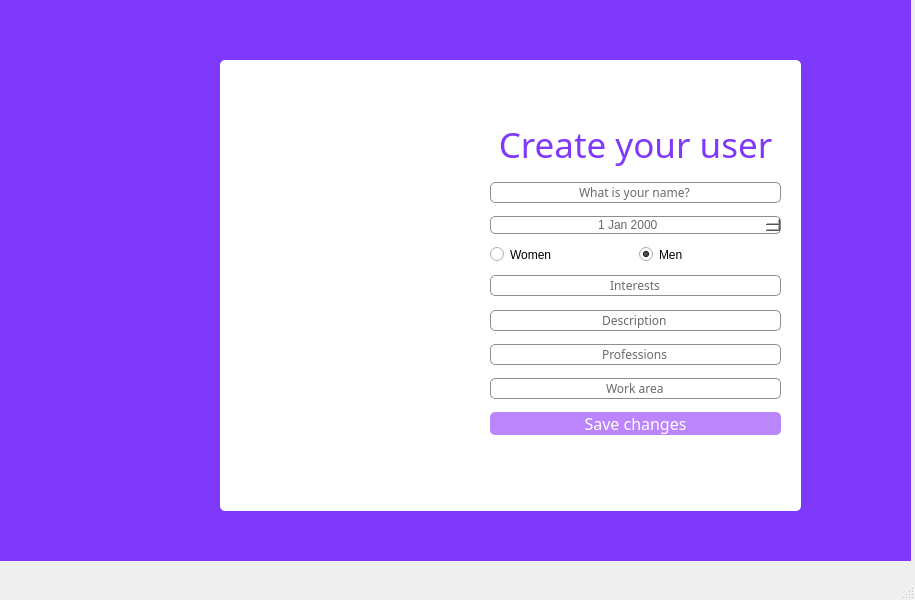
<?xml version="1.0" encoding="UTF-8"?>
<ui version="4.0">
 <class>MainWindow</class>
 <widget class="QMainWindow" name="MainWindow">
  <property name="geometry">
   <rect>
    <x>0</x>
    <y>0</y>
    <width>915</width>
    <height>600</height>
   </rect>
  </property>
  <property name="windowTitle">
   <string>MainWindow</string>
  </property>
  <widget class="QWidget" name="centralwidget">
   <widget class="QWidget" name="widget" native="true">
    <property name="geometry">
     <rect>
      <x>0</x>
      <y>0</y>
      <width>911</width>
      <height>561</height>
     </rect>
    </property>
    <property name="styleSheet">
     <string notr="true">background-color: rgb(127, 57, 251);</string>
    </property>
    <widget class="QFrame" name="frame">
     <property name="geometry">
      <rect>
       <x>220</x>
       <y>60</y>
       <width>581</width>
       <height>451</height>
      </rect>
     </property>
     <property name="styleSheet">
      <string notr="true">background-color: rgb(255, 255, 255);
border-radius: 5px;</string>
     </property>
     <property name="frameShape">
      <enum>QFrame::StyledPanel</enum>
     </property>
     <property name="frameShadow">
      <enum>QFrame::Raised</enum>
     </property>
     <widget class="QWidget" name="layoutWidget">
      <property name="geometry">
       <rect>
        <x>270</x>
        <y>60</y>
        <width>291</width>
        <height>315</height>
       </rect>
      </property>
      <layout class="QVBoxLayout" name="verticalLayout">
       <item>
        <widget class="QLabel" name="label">
         <property name="font">
          <font>
           <family>Bahnschrift</family>
           <pointsize>26</pointsize>
          </font>
         </property>
         <property name="styleSheet">
          <string notr="true">color: qlineargradient(spread:pad, x1:0, y1:0, x2:0, y2:1, stop:0 rgba(255, 255, 255, 255), stop:0.495 rgba(255, 255, 255, 255), stop:0.505 rgba(255, 0, 0, 255), stop:1 rgba(255, 0, 0, 255));

color: rgb(127, 57, 251);</string>
         </property>
         <property name="text">
          <string>Create your user</string>
         </property>
         <property name="alignment">
          <set>Qt::AlignCenter</set>
         </property>
        </widget>
       </item>
       <item>
        <spacer name="verticalSpacer">
         <property name="orientation">
          <enum>Qt::Vertical</enum>
         </property>
         <property name="sizeHint" stdset="0">
          <size>
           <width>20</width>
           <height>40</height>
          </size>
         </property>
        </spacer>
       </item>
       <item>
        <widget class="QLineEdit" name="innombre">
         <property name="font">
          <font>
           <family>Bahnschrift Light SemiCondensed</family>
          </font>
         </property>
         <property name="styleSheet">
          <string notr="true">background-color: rgb(255, 255, 255);
border-radius: 5px;
border: 1px solid  rgb(143, 142, 142);
color: rgb(107, 105, 105);</string>
         </property>
         <property name="text">
          <string>What is your name?</string>
         </property>
         <property name="alignment">
          <set>Qt::AlignCenter</set>
         </property>
        </widget>
       </item>
       <item>
        <spacer name="verticalSpacer_2">
         <property name="orientation">
          <enum>Qt::Vertical</enum>
         </property>
         <property name="sizeHint" stdset="0">
          <size>
           <width>20</width>
           <height>40</height>
          </size>
         </property>
        </spacer>
       </item>
       <item>
        <widget class="QDateEdit" name="innacimiento">
         <property name="styleSheet">
          <string notr="true">background-color: rgb(255, 255, 255);
border-radius: 5px;
border: 1px solid  rgb(143, 142, 142);
color: rgb(107, 105, 105);</string>
         </property>
         <property name="alignment">
          <set>Qt::AlignCenter</set>
         </property>
        </widget>
       </item>
       <item>
        <spacer name="verticalSpacer_3">
         <property name="orientation">
          <enum>Qt::Vertical</enum>
         </property>
         <property name="sizeHint" stdset="0">
          <size>
           <width>20</width>
           <height>40</height>
          </size>
         </property>
        </spacer>
       </item>
       <item>
        <layout class="QHBoxLayout" name="horizontalLayout">
         <item>
          <widget class="QRadioButton" name="women">
           <property name="text">
            <string>Women</string>
           </property>
          </widget>
         </item>
         <item>
          <widget class="QRadioButton" name="men">
           <property name="text">
            <string>Men</string>
           </property>
           <property name="checked">
            <bool>true</bool>
           </property>
          </widget>
         </item>
        </layout>
       </item>
       <item>
        <spacer name="verticalSpacer_4">
         <property name="orientation">
          <enum>Qt::Vertical</enum>
         </property>
         <property name="sizeHint" stdset="0">
          <size>
           <width>20</width>
           <height>40</height>
          </size>
         </property>
        </spacer>
       </item>
       <item>
        <widget class="QLineEdit" name="inintereses">
         <property name="font">
          <font>
           <family>Bahnschrift Light SemiCondensed</family>
          </font>
         </property>
         <property name="styleSheet">
          <string notr="true">background-color: rgb(255, 255, 255);
border-radius: 5px;
border: 1px solid  rgb(143, 142, 142);
color: rgb(107, 105, 105);</string>
         </property>
         <property name="text">
          <string>Interests</string>
         </property>
         <property name="alignment">
          <set>Qt::AlignCenter</set>
         </property>
        </widget>
       </item>
       <item>
        <spacer name="verticalSpacer_6">
         <property name="orientation">
          <enum>Qt::Vertical</enum>
         </property>
         <property name="sizeHint" stdset="0">
          <size>
           <width>20</width>
           <height>40</height>
          </size>
         </property>
        </spacer>
       </item>
       <item>
        <widget class="QLineEdit" name="indescripcion">
         <property name="font">
          <font>
           <family>Bahnschrift Light SemiCondensed</family>
          </font>
         </property>
         <property name="styleSheet">
          <string notr="true">background-color: rgb(255, 255, 255);
border-radius: 5px;
border: 1px solid  rgb(143, 142, 142);
color: rgb(107, 105, 105);</string>
         </property>
         <property name="text">
          <string>Description</string>
         </property>
         <property name="alignment">
          <set>Qt::AlignCenter</set>
         </property>
        </widget>
       </item>
       <item>
        <spacer name="verticalSpacer_7">
         <property name="orientation">
          <enum>Qt::Vertical</enum>
         </property>
         <property name="sizeHint" stdset="0">
          <size>
           <width>20</width>
           <height>40</height>
          </size>
         </property>
        </spacer>
       </item>
       <item>
        <widget class="QLineEdit" name="inprofesiones">
         <property name="font">
          <font>
           <family>Bahnschrift Light SemiCondensed</family>
          </font>
         </property>
         <property name="styleSheet">
          <string notr="true">background-color: rgb(255, 255, 255);
border-radius: 5px;
border: 1px solid  rgb(143, 142, 142);
color: rgb(107, 105, 105);</string>
         </property>
         <property name="text">
          <string>Professions</string>
         </property>
         <property name="alignment">
          <set>Qt::AlignCenter</set>
         </property>
        </widget>
       </item>
       <item>
        <spacer name="verticalSpacer_5">
         <property name="orientation">
          <enum>Qt::Vertical</enum>
         </property>
         <property name="sizeHint" stdset="0">
          <size>
           <width>20</width>
           <height>40</height>
          </size>
         </property>
        </spacer>
       </item>
       <item>
        <widget class="QLineEdit" name="inworkarea">
         <property name="font">
          <font>
           <family>Bahnschrift Light SemiCondensed</family>
          </font>
         </property>
         <property name="styleSheet">
          <string notr="true">background-color: rgb(255, 255, 255);
border-radius: 5px;
border: 1px solid  rgb(143, 142, 142);
color: rgb(107, 105, 105);</string>
         </property>
         <property name="text">
          <string>Work area</string>
         </property>
         <property name="alignment">
          <set>Qt::AlignCenter</set>
         </property>
        </widget>
       </item>
       <item>
        <spacer name="verticalSpacer_8">
         <property name="orientation">
          <enum>Qt::Vertical</enum>
         </property>
         <property name="sizeHint" stdset="0">
          <size>
           <width>20</width>
           <height>40</height>
          </size>
         </property>
        </spacer>
       </item>
       <item>
        <widget class="QPushButton" name="crear">
         <property name="font">
          <font>
           <family>Bahnschrift SemiLight</family>
           <pointsize>12</pointsize>
           <weight>50</weight>
           <italic>false</italic>
           <bold>false</bold>
          </font>
         </property>
         <property name="styleSheet">
          <string notr="true">font: 63 16pt &quot;Bahnschrift SemiBold SemiConden&quot;;
font: 16pt &quot;Bahnschrift SemiLight Condensed&quot;;
font: 25 16pt &quot;Bahnschrift Light SemiCondensed&quot;;
font: 25 16pt &quot;Bahnschrift Light SemiCondensed&quot;;
font: 12pt &quot;Bahnschrift SemiLight&quot;;
color: white;
border-radius: 5px;
background-color: rgb(187, 134, 252);</string>
         </property>
         <property name="text">
          <string>Save changes</string>
         </property>
        </widget>
       </item>
      </layout>
     </widget>
    </widget>
   </widget>
  </widget>
  <widget class="QMenuBar" name="menubar">
   <property name="geometry">
    <rect>
     <x>0</x>
     <y>0</y>
     <width>915</width>
     <height>21</height>
    </rect>
   </property>
  </widget>
  <widget class="QStatusBar" name="statusbar"/>
 </widget>
 <resources/>
 <connections/>
</ui>
